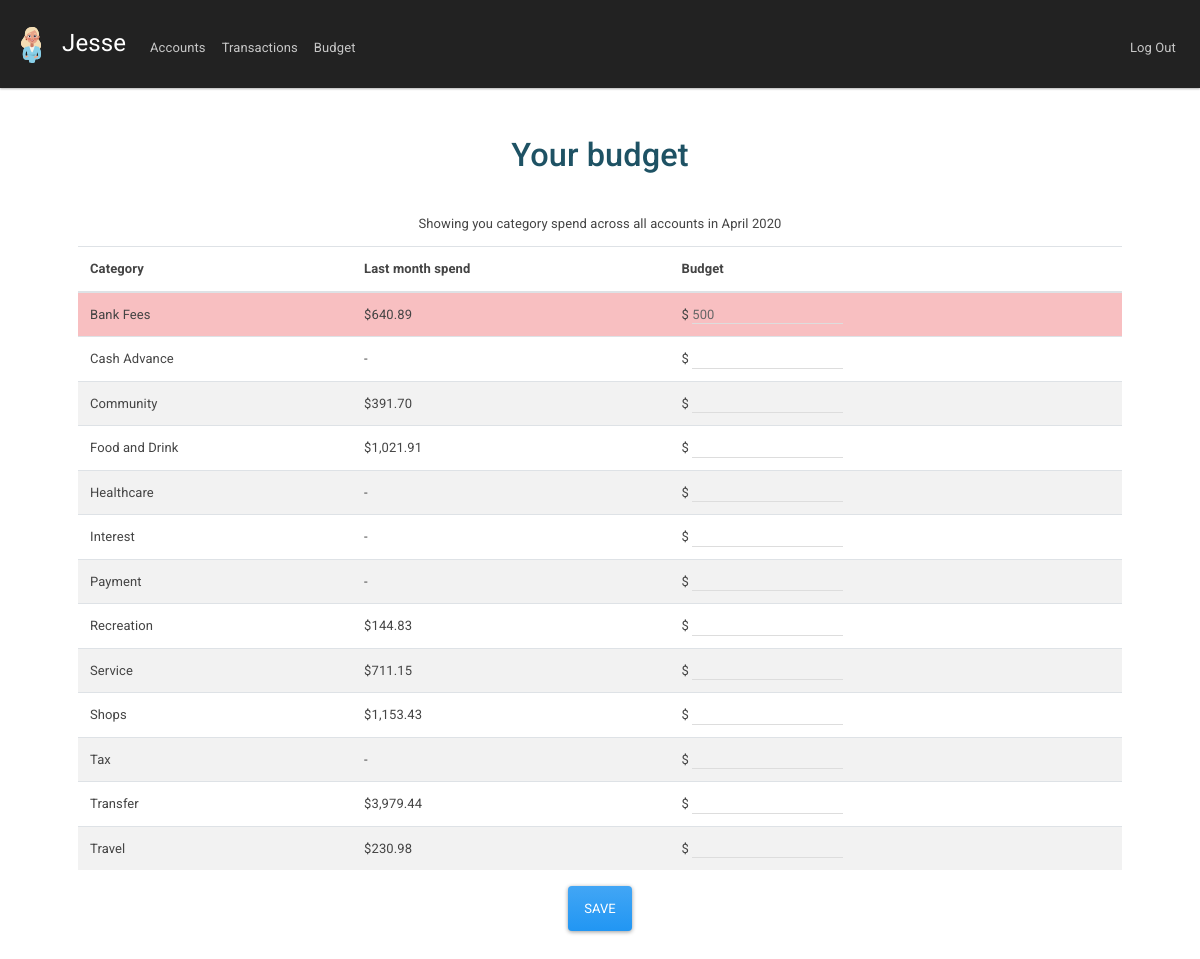
Before: /budget (signed in) with the older database file.
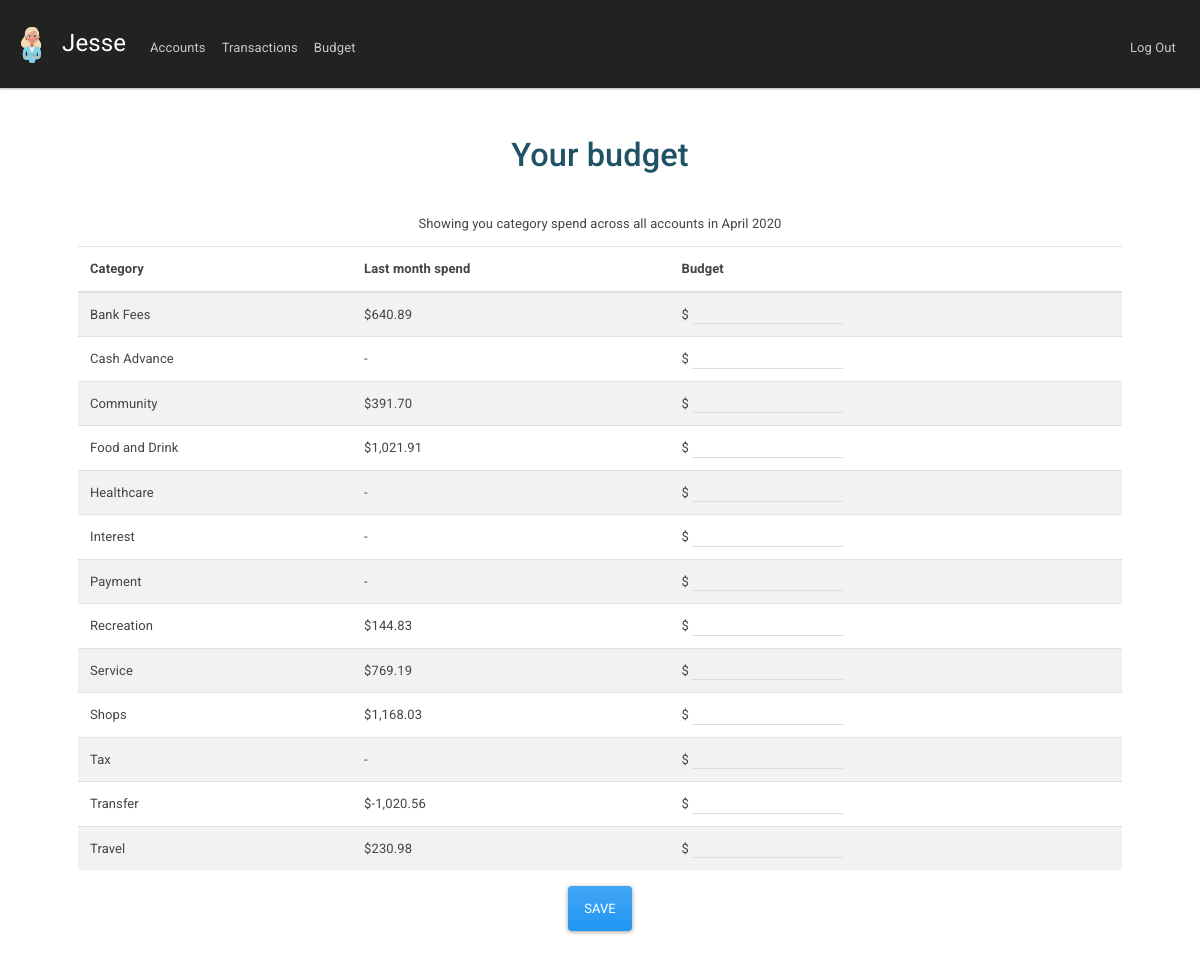
After: the same page with the newer database file.
### tables this page shows
CREATE TABLE "budget" (
	"user_id"	INTEGER NOT NULL,
	"category"	TEXT NOT NULL,
	"amount"	NUMERIC,
	PRIMARY KEY("user_id","category")
);

### app.py (the view, shortened to what this page needs)
@app.route("/budget", methods=["GET", "POST"])
@login_required
def budget():
    if request.method == "GET":
        prev_month_firstday = datetime.date.today().replace( day=1 ) - relativedelta(months=1)
        prev_month_lastday = datetime.date.today().replace( day=1 ) - relativedelta(days=1)
        budgets = get_db().execute("""
            SELECT budget.category,
                   budget_summary.month_total * -1 as month_total,
                   budget.amount as budget_amount
            FROM budget
            LEFT OUTER JOIN (
                SELECT category, sum(amount) as month_total
                FROM transactions
                JOIN accounts on accounts.account_id = transactions.account_id
                WHERE
                    accounts.user_id = :user_id AND
                    transactions.date >= :prev_month_firstday  AND
                    transactions.date <= :prev_month_lastday
                GROUP BY transactions.category ) as budget_summary
            ON budget_summary.category = budget.category
            WHERE budget.user_id = :user_id
            ORDER BY budget.category
        """,
        user_id = session["user_id"],
        prev_month_firstday=prev_month_firstday.isoformat(),
        prev_month_lastday=prev_month_lastday.isoformat())
        active_accounts = get_db().execute( """
            SELECT account_id
            FROM accounts
            WHERE user_id = :user_id
        """, user_id=session["user_id"])
        for budget in budgets:
            budget['danger'] = False
            if budget.get('month_total') is not None and budget.get('budget_amount') is not None:
                if budget['month_total'] > budget['budget_amount']:
                    budget['danger'] = True
        return render_template("budget.html",
                                active_accounts=active_accounts,
                                prev_month_firstday=prev_month_firstday,
                                budgets=budgets)

### app.py (called while the page is built)
@app.after_request
def after_request(response):
    response.headers["Cache-Control"] = "no-cache, no-store, must-revalidate"
    response.headers["Expires"] = 0
    response.headers["Pragma"] = "no-cache"
    return response

def get_db():
    global DB
    if not DB:
        DB = SQL("sqlite:///finance_mgmt.db")
    return DB

### helpers.py (called while the page is built)
def login_required(f):
    @wraps(f)
    def decorated_function(*args, **kwargs):
        if session.get("user_id") is None:
            return redirect("/login")
        return f(*args, **kwargs)
    return decorated_function

def usd(value):
    return f"${value:,.2f}"

### templates/budget.html (shortened to what this page needs)
{% extends "layout.html" %}
{% block main %}
{% if active_accounts %}
<div class="container">
    <div class="grid-element element-a"><h1> Your budget</h1></div>
</div>
<p>Showing you category spend across all accounts in {{ prev_month_firstday.strftime('%B %Y') }}</p>
<form action="/budget" method="post">
    <table id="budget" class="table table-striped table-hover">
        <thead>
            <tr>
                <th>Category</th>
                <th>Last month spend</th>
                <th>Budget</th>
            </tr>
        </thead>
        <tbody>
            {% for budget in budgets %}
            <tr class="{{"table-danger" if budget.danger }}"</tr>
                <td>{{ budget.category }}</td>
                {% if budget.month_total is not none %}
                <td>{{ budget.month_total | usd }}</td>
                {% else %}
                <td>-</td>
                {% endif %}
                <td>$ </div><input name="{{ budget.category }}" value="{{ budget.budget_amount if budget.budget_amount != none else ""}}" text="number" autocomplete="off" class="form-control"></td>
            </tr>
            {% endfor %}
        </tbody>
    </table>
    <button class="btn btn-primary" type="submit">Save</button>
</form>
{% endif %}
{% endblock %}

### templates/layout.html (shortened to what this page needs)
<!DOCTYPE html>
<html lang="en">
    <head>
        <link href="https://stackpath.bootstrapcdn.com/bootswatch/4.4.1/materia/bootstrap.min.css" rel="stylesheet">
        <link href="/static/styles.css" rel="stylesheet">
        <link rel="stylesheet" href="https://use.fontawesome.com/releases/v5.7.0/css/all.css">
    </head>
    <body>
        <nav class="navbar sticky-top navbar-expand-lg navbar-dark bg-dark">
            <a class="navbar-brand" href="/">
                <img src="static/neutral.svg" width="20px" style="margin-left:5px; margin-right: 15px;">
                Jesse
            </a>
            <div class="collapse navbar-collapse" id="navbar">
                {% if session.user_id %}
                    <ul class="navbar-nav mr-auto mt-2">
                        <li class="nav-item"><a class="nav-link" href="/">Accounts</a></li>
                        <li class="nav-item"><a class="nav-link" href="/transactions">Transactions</a></li>
                        <li class="nav-item"><a class="nav-link" href="/budget">Budget</a></li>
                    </ul>
                    <ul class="navbar-nav ml-auto mt-2">
                        <li class="nav-item"><a class="nav-link" href="/logout">Log Out</a></li>
                    </ul>
                {% else %}
                    <ul class="navbar-nav ml-auto mt-2">
                        <li class="nav-item"><a class="nav-link" href="/register">Get Started</a></li>
                        <li class="nav-item"><a class="nav-link" href="/login">Log In</a></li>
                    </ul>
                {% endif %}
            </div>
        </nav>
        <main id="maincontainer" class="container p-5">
            {% block main %}{% endblock %}
        </main>
    </body>
</html>

### static/styles.css (style rules this page uses)
main .form-control { display: inline-block; width: auto; }
main { overflow-x: auto; text-align: center; }
main table { text-align: left; }
.grid-element { font-size: 1em; padding-bottom: 3%; color: #1E5264; }
.element-a { grid-column-start: 3; grid-column-end: 4; grid-row-start: 1; grid-row-end: 2; }
#budget .form-control { padding-top: 0px; padding-bottom: 0px; height: auto; }

Changed rows visible on the page:
changed budget "Bank Fees": value "500" → (not shown)
computed for budget "Service": month_total "$711.15" → "$769.19"
computed for budget "Shops": month_total "$1,153.43" → "$1,168.03"
computed for budget "Transfer": month_total "$3,979.44" → "$-1,020.56"
